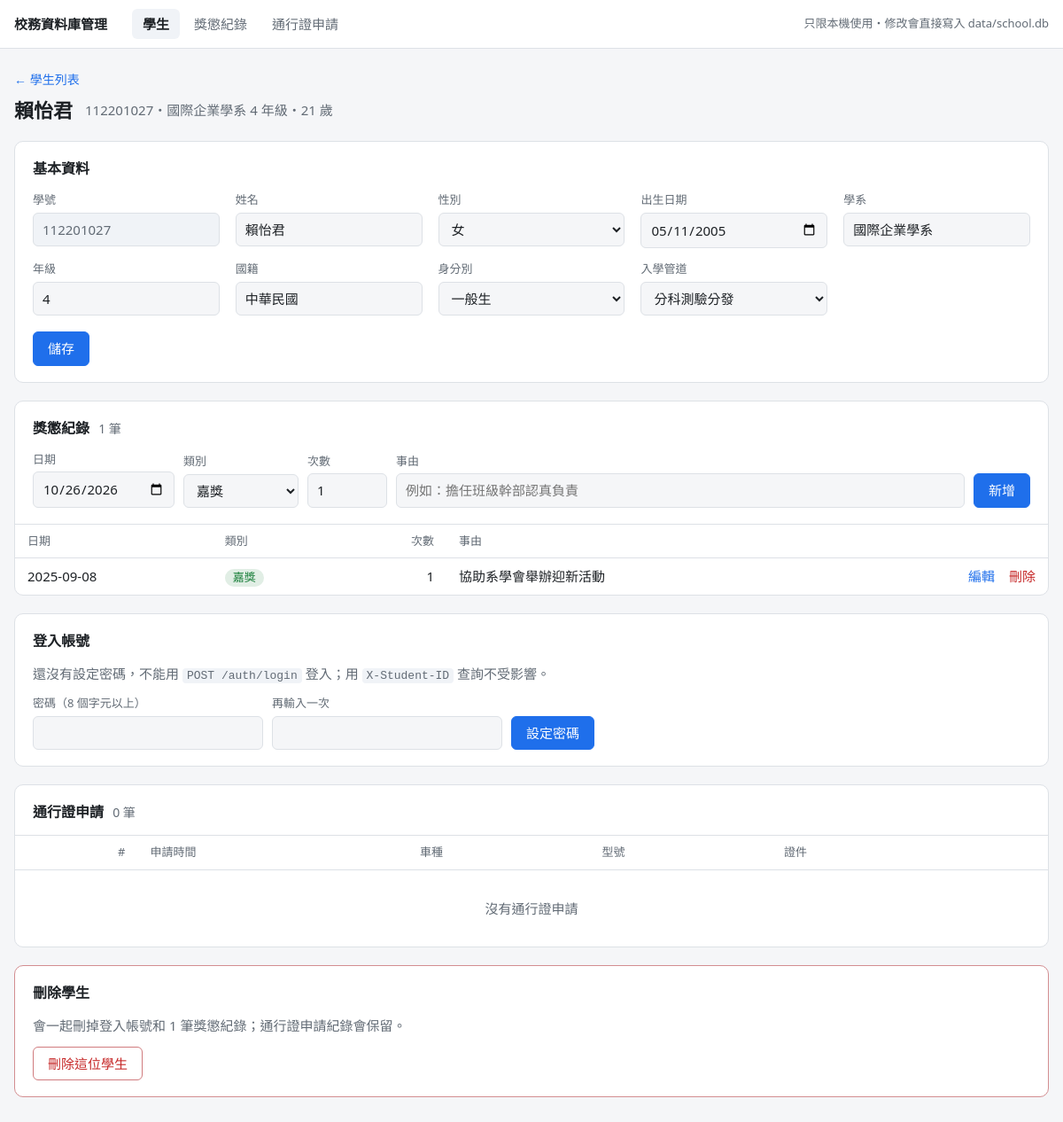
The app's page /students/112201027 with its own data.
### tables this page shows
CREATE TABLE students (
    student_id        TEXT PRIMARY KEY,  -- 學號（大寫）
    name              TEXT NOT NULL,
    gender            TEXT NOT NULL,     -- 男 / 女
    birth_date        TEXT NOT NULL,     -- YYYY-MM-DD，年齡由 API 依今天的日期計算
    department        TEXT NOT NULL,     -- 系所，例如 資訊工程學系
    grade             INTEGER NOT NULL,  -- 年級
    nationality       TEXT NOT NULL,     -- 國籍，例如 中華民國
    identity          TEXT NOT NULL,     -- 身分別，可選值見 app/enums.py
    admission_channel TEXT NOT NULL,     -- 入學管道，可選值見 app/enums.py
    created_at        TEXT NOT NULL
);

CREATE TABLE rewards_punishments (
    id          INTEGER PRIMARY KEY AUTOINCREMENT,
    student_id  TEXT NOT NULL REFERENCES students ON DELETE CASCADE,
    record_date TEXT NOT NULL,     -- YYYY-MM-DD
    kind        TEXT NOT NULL,     -- 嘉獎 / 小功 / 大功 / 警告 / 小過 / 大過
    times       INTEGER NOT NULL,  -- 次數，例如嘉獎兩次是 2
    reason      TEXT NOT NULL,     -- 事由
    created_at  TEXT NOT NULL
);

### admin/web.py (the view, shortened to what this page needs)
@app.route("/students/<student_id>", methods=["GET", "POST"])
def student(student_id: str):
    row = get_student_or_404(student_id)
    if request.method == "GET":
        return render_student(row, row)

### admin/web.py (called while the page is built)
def db() -> sqlite3.Connection:
    if "db" not in g:
        g.db = connect()
    return g.db

@app.before_request
def reject_cross_site() -> None:
    origin = request.headers.get("Origin")
    if request.method == "POST" and origin and urlsplit(origin).netloc != request.host:
        abort(403)

@app.template_filter("category")
def category(kind: str) -> str:
    return RewardKind(kind).category

@app.context_processor
def choices() -> dict:
    return {
        "genders": [member.value for member in Gender],
        "identities": [member.value for member in Identity],
        "admission_channels": [member.value for member in AdmissionChannel],
        "reward_kinds": [member.value for member in RewardKind],
        "image_kinds": IMAGE_KINDS,
        "vehicle_types": VEHICLE_TYPES,
        "today": date.today().isoformat(),
    }

def with_age(row: sqlite3.Row) -> dict:
    return {**dict(row), "age": age_on(date.fromisoformat(row["birth_date"]), date.today())}

def get_student_or_404(student_id: str) -> sqlite3.Row:
    row = db().execute("SELECT * FROM students WHERE student_id = ?", (student_id,)).fetchone()
    if row is None:
        abort(404)
    return row

### app/database.py (called while the page is built)
def connect() -> sqlite3.Connection:
    conn = sqlite3.connect(DB_PATH, check_same_thread=False)
    conn.row_factory = sqlite3.Row
    conn.execute("PRAGMA foreign_keys = ON")  # SQLite 預設不檢查外鍵，每個連線都要打開
    return conn

### app/enums.py (called while the page is built)
    @property
    def category(self) -> Literal["獎勵", "懲處"]:
        rewards = (RewardKind.commendation, RewardKind.minor_merit, RewardKind.major_merit)
        return "獎勵" if self in rewards else "懲處"

### app/routers/students.py (called while the page is built)
def age_on(birth_date: date, today: date) -> int:
    before_birthday = (today.month, today.day) < (birth_date.month, birth_date.day)
    return today.year - birth_date.year - before_birthday

### admin/templates/student.html (shortened to what this page needs)
{% extends "base.html" %}
{% import "_macros.html" as m with context %}
{% block content %}
<p class="crumb"><a href="{{ url_for('students') }}">← 學生列表</a></p>
<div class="page-head">
  {% if student %}
    <h1>{{ student.name }}</h1>
    <span class="muted">{{ student.student_id }}・{{ student.department }} {{ student.grade }} 年級・{{ age }} 歲</span>
  {% else %}
    <h1>新增學生</h1>
  {% endif %}
</div>
<section class="card">
  <h2>基本資料</h2>
  <form method="post">
    <div class="grid">
      <label><span>學號</span>
        {% if student %}
          <input value="{{ student.student_id }}" readonly title="學號不能修改">
        {% else %}
          <input name="student_id" value="{{ form.student_id }}" required maxlength="20"
                 pattern="[A-Za-z0-9]{1,20}" title="英數字 1–20 碼" placeholder="例如 115321001" autofocus>
        {% endif %}
      </label>
      <label><span>姓名</span><input name="name" value="{{ form.name }}" required maxlength="50"></label>
      <label><span>性別</span>
        <select name="gender" required>
          {% for value in genders %}<option{% if form.gender == value %} selected{% endif %}>{{ value }}</option>{% endfor %}
        </select>
      </label>
      <label><span>出生日期</span><input type="date" name="birth_date" value="{{ form.birth_date }}" required max="{{ today }}"></label>
      <label><span>學系</span><input name="department" value="{{ form.department }}" list="departments" required maxlength="50"></label>
      <label><span>年級</span><input type="number" name="grade" value="{{ form.grade }}" min="1" max="7" required></label>
      <label><span>國籍</span><input name="nationality" value="{{ form.nationality }}" list="nationalities" required maxlength="50"></label>
      <label><span>身分別</span>
        <select name="identity" required>
          {% for value in identities %}<option{% if form.identity == value %} selected{% endif %}>{{ value }}</option>{% endfor %}
        </select>
      </label>
      <label><span>入學管道</span>
        <select name="admission_channel" required>
          {% for value in admission_channels %}<option{% if form.admission_channel == value %} selected{% endif %}>{{ value }}</option>{% endfor %}
        </select>
      </label>
    </div>
    <div class="form-actions">
      <button class="btn primary">{{ "儲存" if student else "新增學生" }}</button>
    </div>
  </form>
</section>
{% if student %}
<section class="card" id="records">
  <h2>獎懲紀錄 <span class="count">{{ records|length }} 筆</span></h2>
  <form class="row-form" method="post" action="{{ url_for('add_record', student_id=student.student_id) }}">
    <label><span>日期</span><input type="date" name="record_date" value="{{ today }}" required></label>
    <label><span>類別</span>{{ m.kind_select() }}</label>
    <label><span>次數</span><input type="number" name="times" value="1" min="1" max="3" required></label>
    <label><span>事由</span><input name="reason" required maxlength="200" placeholder="例如：擔任班級幹部認真負責"></label>
    <button class="btn primary">新增</button>
  </form>
  <div class="table-wrap">{{ m.records_table(records) }}</div>
</section>
<section class="card" id="account">
  <h2>登入帳號</h2>
  {% if account %}
    <p>已設定密碼（{{ account.created_at[:10] }} 建立），目前有 {{ account.sessions }} 個裝置登入中。</p>
  {% else %}
    <p class="muted">還沒有設定密碼，不能用 <code>POST /auth/login</code> 登入；用 <code>X-Student-ID</code> 查詢不受影響。</p>
  {% endif %}
  <form class="row-form password" method="post" action="{{ url_for('set_password', student_id=student.student_id) }}">
    <label><span>{{ "新密碼" if account else "密碼" }}（{{ min_password_length }} 個字元以上）</span>
      <input type="password" name="password" required minlength="{{ min_password_length }}"
             maxlength="{{ max_password_length }}" autocomplete="new-password"></label>
    <label><span>再輸入一次</span><input type="password" name="password_again" required autocomplete="new-password"></label>
    <button class="btn primary">{{ "重設密碼" if account else "設定密碼" }}</button>
  </form>
</section>
<section class="card" id="passes">
  <h2>通行證申請 <span class="count">{{ passes|length }} 筆</span></h2>
  <div class="table-wrap">{{ m.passes_table(passes) }}</div>
</section>
<section class="card danger-zone">
  <h2>刪除學生</h2>
  <p class="muted">會一起刪掉登入帳號和 {{ records|length }} 筆獎懲紀錄；通行證申請紀錄會保留。</p>
  {{ m.delete_button(url_for('delete_student', student_id=student.student_id),
                     "確定要刪除 " ~ student.student_id ~ " " ~ student.name ~ "？帳號和獎懲紀錄會一起刪掉",
                     label="刪除這位學生", button_class="btn danger") }}
</section>
{% endif %}
{% endblock %}

### admin/templates/_macros.html (shortened to what this page needs)
{% macro delete_button(action, question, label="刪除", next=none, button_class="link-btn danger") -%}
  <form class="inline" method="post" action="{{ action }}" onsubmit='return confirm({{ question|tojson }})'>
    <button class="{{ button_class }}">{{ label }}</button>
  </form>
{%- endmacro %}
{% macro kind_select(selected=none) -%}
  <select name="kind" required>
    {% for group in ["獎勵", "懲處"] %}
      <optgroup label="{{ group }}">
        {% for kind in reward_kinds if kind|category == group %}
          <option{% if kind == selected %} selected{% endif %}>{{ kind }}</option>
        {% endfor %}
      </optgroup>
    {% endfor %}
  </select>
{%- endmacro %}
{% macro records_table(records, show_student=false) -%}
<table>
  <thead>
    <tr>
      <th>日期</th>
      <th>類別</th><th class="num">次數</th><th>事由</th><th></th>
    </tr>
  </thead>
  <tbody>
  {% for r in records %}
    <tr>
      <td>{{ r.record_date }}</td>
      <td><span class="tag {{ 'reward' if r.kind|category == '獎勵' else 'punish' }}">{{ r.kind }}</span></td>
      <td class="num">{{ r.times }}</td>
      <td class="wrap">{{ r.reason }}</td>
      <td class="actions">
        <a href="{{ url_for('record', record_id=r.id, next=request.full_path) }}">編輯</a>
        {{- delete_button(url_for('delete_record', record_id=r.id),
                          "確定要刪除 " ~ r.record_date ~ " 的" ~ r.kind ~ "？", next=request.full_path) }}
      </td>
    </tr>
  {% else %}
    <tr><td colspan="{{ 7 if show_student else 5 }}" class="empty">沒有獎懲紀錄</td></tr>
  {% endfor %}
  </tbody>
</table>
{%- endmacro %}
{% macro passes_table(passes, show_student=false) -%}
<table>
  <thead>
    <tr>
      <th class="num">#</th><th>申請時間</th>
      <th>車種</th><th>型號</th><th>證件</th><th></th>
    </tr>
  </thead>
  <tbody>
  {% for p in passes %}
    <tr>
      <td class="num">{{ p.id }}</td>
      <td>{{ p.created_at[:16]|replace("T", " ") }}</td>
      {% if show_student %}
        {% if p.name %}
          <td><a href="{{ url_for('student', student_id=p.student_id) }}">{{ p.student_id }}</a></td><td>{{ p.name }}</td>
        {% else %}
          <td>{{ p.student_id }}</td><td class="muted">沒有學生資料</td>
        {% endif %}
      {% endif %}
      <td>{{ vehicle_types.get(p.vehicle_type, p.vehicle_type) }}</td>
      <td>{{ p.vehicle_model }}</td>
      <td class="links">
        {% for kind, label in image_kinds.items() %}
          <a href="{{ url_for('vehicle_pass_image', pass_id=p.id, kind=kind) }}" target="_blank">{{ label }}</a>
        {% endfor %}
      </td>
      <td class="actions">
        {{ delete_button(url_for('delete_vehicle_pass', pass_id=p.id),
                         "確定要刪除通行證申請 #" ~ p.id ~ "？行照、駕照圖片也會一起刪掉", next=request.full_path) }}
      </td>
    </tr>
  {% else %}
    <tr><td colspan="{{ 8 if show_student else 6 }}" class="empty">沒有通行證申請</td></tr>
  {% endfor %}
  </tbody>
</table>
{%- endmacro %}

### admin/templates/base.html (style rules this page uses)
:root { color-scheme: light dark; --bg: #f5f6f8; --surface: #fff; --text: #1d2125; --muted: #626b75; --border: #dde1e6; --accent: #1f6feb; --danger: #c62828; --reward: #1b7f3b; --punish: #c62828; --flash-ok: #e7f4eb; --flash-error: #fdecec; --hover: #f0f3f7; }
* { box-sizing: border-box; }
body { margin: 0; background: var(--bg); color: var(--text); font-size: 15px; line-height: 1.5; font-family: system-ui, "Microsoft JhengHei", "PingFang TC", "Noto Sans TC", sans-serif; }
a { color: var(--accent); text-decoration: none; }
code { font-size: 13px; padding: 1px 5px; border-radius: 4px; background: var(--hover); }
.crumb { margin: 0 0 8px; font-size: 14px; }
.page-head { display: flex; align-items: center; flex-wrap: wrap; gap: 8px 14px; margin-bottom: 18px; }
.page-head h1 { margin: 0; font-size: 22px; }
.muted { color: var(--muted); }
.card { background: var(--surface); border: 1px solid var(--border); border-radius: 10px; padding: 18px 20px; margin-bottom: 20px; }
.card h2 { font-size: 16px; margin: 0 0 14px; }
.card h2 .count { color: var(--muted); font-weight: normal; font-size: 14px; margin-left: 6px; }
.card p { margin: 0 0 12px; }
.card.danger-zone { border-color: color-mix(in srgb, var(--danger) 45%, var(--border)); }
.table-wrap { overflow-x: auto; margin: 0 -20px -18px; border-top: 1px solid var(--border); }
table { width: 100%; border-collapse: collapse; }
th, td { padding: 9px 14px; border-bottom: 1px solid var(--border); text-align: left; white-space: nowrap; }
th { color: var(--muted); font-weight: 500; font-size: 13px; }
tbody tr:last-child td { border-bottom: 0; }
td.wrap { white-space: normal; min-width: 220px; }
.num { text-align: right; font-variant-numeric: tabular-nums; }
td.actions { text-align: right; }
td.actions > * + *, td.links > * + * { margin-left: 12px; }
td.empty { text-align: center; color: var(--muted); padding: 32px; }
.tag { display: inline-block; padding: 0 9px; border-radius: 999px; font-size: 13px; background: var(--hover); }
.tag.reward { color: var(--reward); background: color-mix(in srgb, var(--reward) 13%, transparent); }
label > span { display: block; font-size: 13px; color: var(--muted); margin-bottom: 4px; }
input, select { width: 100%; padding: 7px 10px; font: inherit; color: var(--text); background: var(--bg); border: 1px solid var(--border); border-radius: 6px; }
input[readonly] { background: var(--hover); color: var(--muted); }
.grid { display: grid; grid-template-columns: repeat(auto-fill, minmax(210px, 1fr)); gap: 14px 18px; }
.row-form { display: grid; grid-template-columns: 160px 130px 90px 1fr auto; gap: 10px; align-items: end; margin-bottom: 18px; }
.row-form.password { grid-template-columns: repeat(2, minmax(0, 260px)) auto; justify-content: start; margin-bottom: 0; }
.form-actions { margin-top: 18px; display: flex; gap: 10px; }
form.inline { display: inline; }
.btn { display: inline-block; padding: 7px 16px; font: inherit; color: var(--text); background: var(--surface); border: 1px solid var(--border); border-radius: 6px; cursor: pointer; white-space: nowrap; }
.btn.primary { color: #fff; background: var(--accent); border-color: var(--accent); }
.btn.danger { color: var(--danger); border-color: color-mix(in srgb, var(--danger) 55%, var(--border)); }
.link-btn { padding: 0; font: inherit; color: var(--accent); background: none; border: 0; cursor: pointer; }
.link-btn.danger { color: var(--danger); }

### records on screen
students: name "賴怡君", student_id "112201027", department "國際企業學系", grade "4", gender "女", birth_date "05/11/2005", nationality "中華民國", identity "一般生", admission_channel "分科測驗分發"
rewards_punishments: record_date "2025-09-08", kind "嘉獎", times "1", reason "協助系學會舉辦迎新活動", label "刪除"

### other values on screen
{{ age }} "21"
{{ "儲存" if student else "新增學生" }} "儲存"
{{ records|length }} "1"
{{ "新密碼" if account else "密碼" }} "密碼"
{{ min_password_length }} "8"
{{ "重設密碼" if account else "設定密碼" }} "設定密碼"
{{ passes|length }} "0"
{{ label }} "刪除這位學生"
form field kind "嘉獎"
